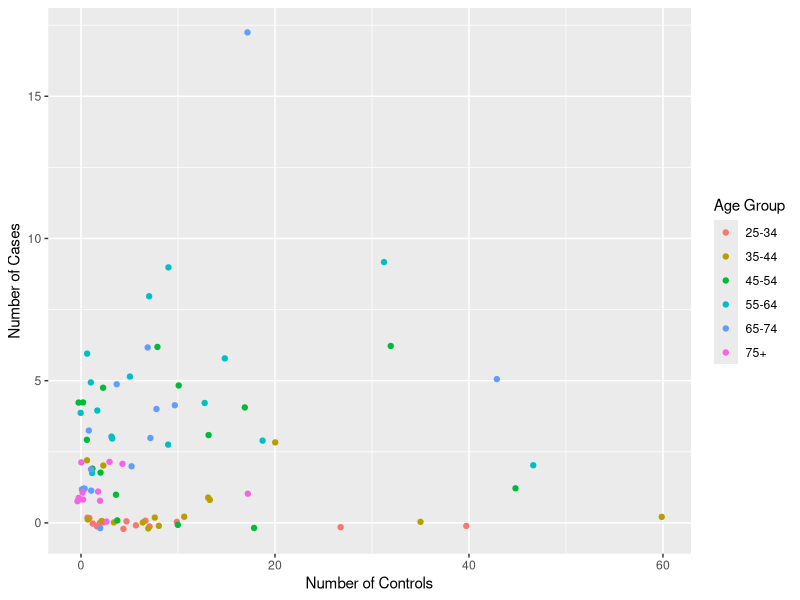
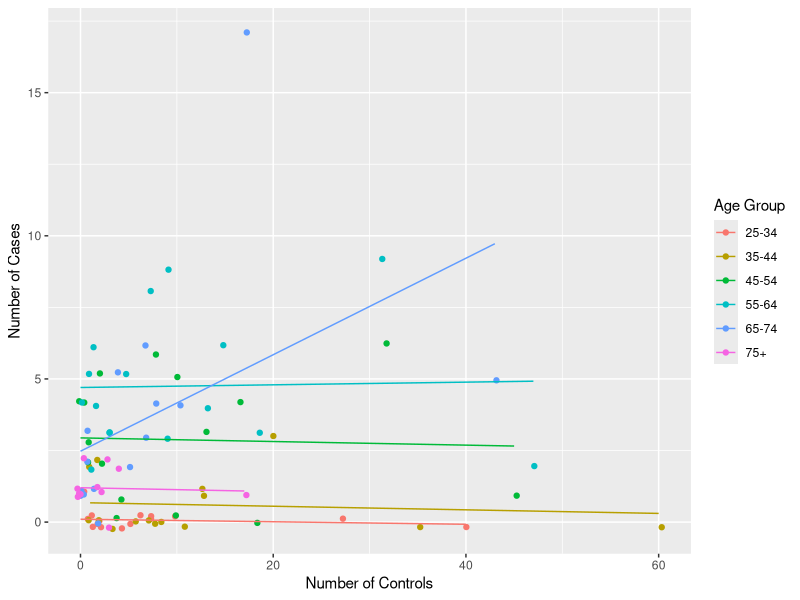

R code for these plots, in order: (Note: this script raises an error after producing the figures.)
## ---- chunk 1
suppressMessages(library(tidyverse))
dat <- as_tibble(esoph) %>% 
    mutate(agegp = as.character(agegp))
(p <- ggplot(dat, aes(ncontrols, ncases, group=agegp, colour=agegp)) +
    geom_jitter(height=0.25) +
    scale_colour_discrete("Age Group") +
    ylab("Number of Cases") + xlab("Number of Controls"))
## ---- chunk 2
p + geom_smooth(method="lm", se=FALSE, size=0.5)
## ---- chunk 3
dat %>% 
    group_by(agegp) %>% 
    summarise(n=length(ncases)) %>% 
    knitr::kable()
## ---- chunk 4
library(lme4)
fit <- lmer(ncases ~ ncontrols + (ncontrols | agegp), 
            data=dat)
## ---- chunk 5
summary(fit)
## ---- chunk 6
(par_coll <- coef(fit)[[1]])
## ---- chunk 7
## Put the slopes and intercepts with the data frame:
par_coll %>% 
    rownames_to_column("agegp") %>% 
    left_join(dat, by="agegp")
par_coll <- rownames_to_column(par_coll)
dat <- ddply(dat, ~ agegp, function(df){
    pars <- subset(par_coll, rowname==unique(df$agegp))
    int <- pars$`(Intercept)`
    slp <- pars$ncontrols
    cbind(df, intercept=int, slope=slp)
})

## Plot
ggplot(dat, aes(ncontrols, ncases, group=agegp, colour=agegp)) +
    geom_jitter(height=0.25) +
    geom_abline(aes(intercept=intercept, slope=slope, colour=agegp)) +
    scale_colour_discrete("Age Group") +
    ylab("Number of Cases") + xlab("Number of Controls")
